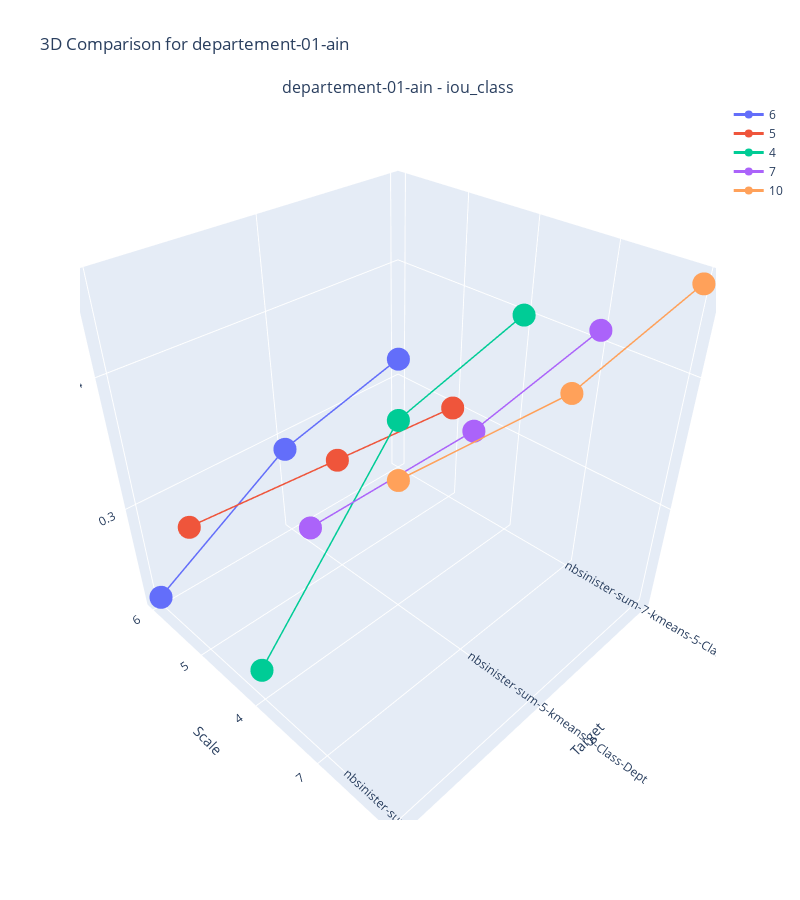
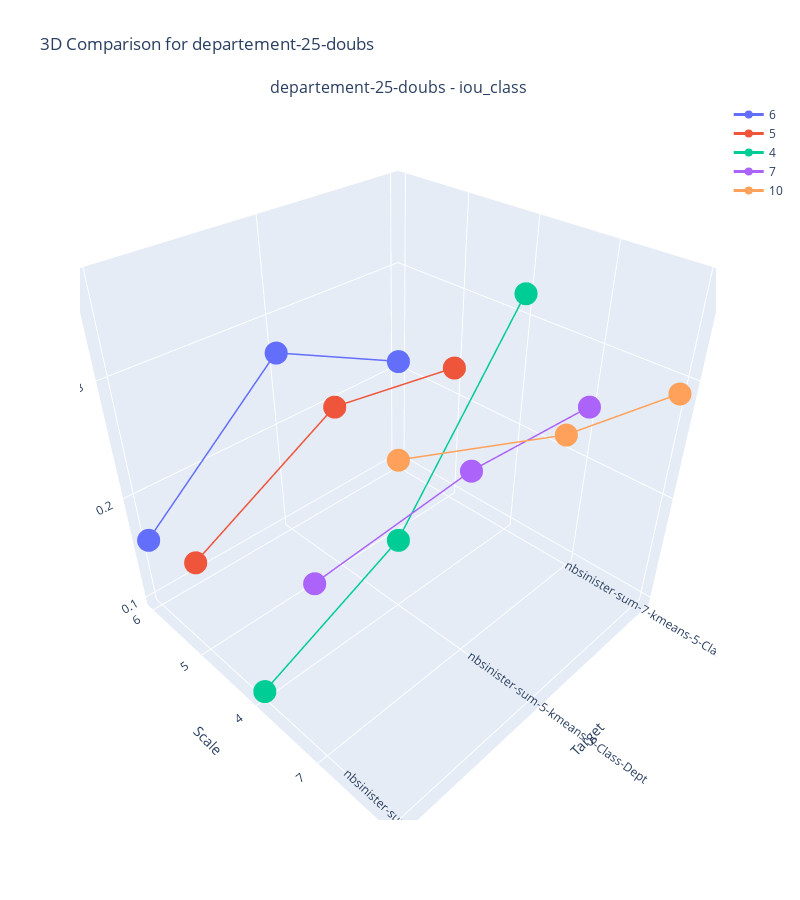
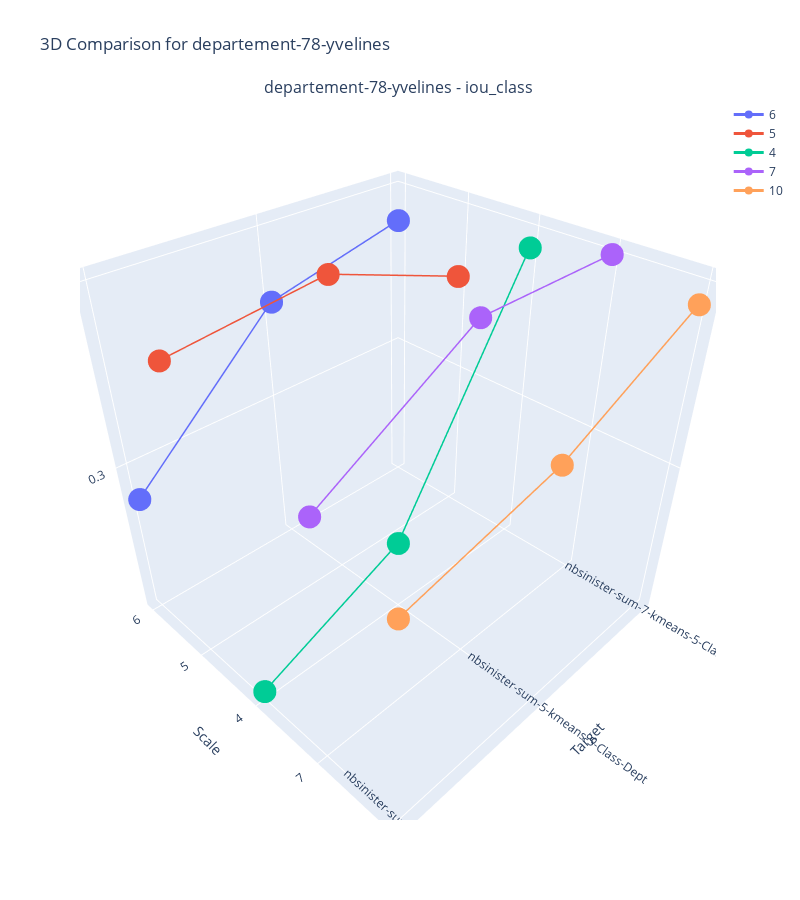

Here is the notebook cell these charts were saved with, in order:
### Code cell
compare_models_2d(df, df.Department.unique(), dept_markers, ['iou_class'],  'Target', 'Scale', 'Scale')

### Figure 1 — Plotly figure (JSON) as saved in the notebook; plotly's stock layout.template omitted (floating-point values rounded to 4 significant figures)
{"data": [{"line": {"color": "#636EFA", "width": 3}, "marker": {"color": "#636EFA", "size": 8}, "mode": "lines+markers", "name": "6", "scene": "scene", "type": "scatter3d", "x": [0, 1, 2], "y": [0, 0, 0], "z": [0.32, 0.29, 0.22]}, {"line": {"color": "#EF553B", "width": 3}, "marker": {"color": "#EF553B", "size": 8}, "mode": "lines+markers", "name": "5", "scene": "scene", "type": "scatter3d", "x": [0, 1, 2], "y": [1, 1, 1], "z": [0.3, 0.31, 0.32]}, {"line": {"color": "#00CC96", "width": 3}, "marker": {"color": "#00CC96", "size": 8}, "mode": "lines+markers", "name": "4", "scene": "scene", "type": "scatter3d", "x": [0, 1, 2], "y": [2, 2, 2], "z": [0.4, 0.37, 0.24]}, {"line": {"color": "#AB63FA", "width": 3}, "marker": {"color": "#AB63FA", "size": 8}, "mode": "lines+markers", "name": "7", "scene": "scene", "type": "scatter3d", "x": [0, 1, 2], "y": [3, 3, 3], "z": [0.41, 0.39, 0.39]}, {"line": {"color": "#FFA15A", "width": 3}, "marker": {"color": "#FFA15A", "size": 8}, "mode": "lines+markers", "name": "10", "scene": "scene", "type": "scatter3d", "x": [0, 1, 2], "y": [4, 4, 4], "z": [0.46, 0.44, 0.45]}], "layout": {"annotations": [{"font": {"size": 16}, "showarrow": false, "text": "departement-01-ain - iou_class", "x": 0.5, "xanchor": "center", "xref": "paper", "y": 1, "yanchor": "bottom", "yref": "paper"}], "height": 900, "scene": {"domain": {"x": [0, 1], "y": [0, 1]}, "xaxis": {"ticktext": ["nbsinister-sum-7-kmeans-5-Class-Dept", "nbsinister-sum-5-kmeans-5-Class-Dept", "nbsinister-sum-3-kmeans-5-Class-Dept"], "tickvals": [0, 1, 2], "title": {"text": "Target"}}, "yaxis": {"ticktext": ["6", "5", "4", "7", 10], "tickvals": [0, 1, 2, 3, 4], "title": {"text": "Scale"}}, "zaxis": {"title": {"text": "iou_class"}}}, "showlegend": true, "title": {"text": "3D Comparison for departement-01-ain"}, "width": 800}}

### Figure 2 — Plotly figure (JSON) as saved in the notebook; plotly's stock layout.template omitted (floating-point values rounded to 4 significant figures)
{"data": [{"line": {"color": "#636EFA", "width": 3}, "marker": {"color": "#636EFA", "size": 8}, "mode": "lines+markers", "name": "6", "scene": "scene", "type": "scatter3d", "x": [0, 1, 2], "y": [0, 0, 0], "z": [0.21, 0.27, 0.16]}, {"line": {"color": "#EF553B", "width": 3}, "marker": {"color": "#EF553B", "size": 8}, "mode": "lines+markers", "name": "5", "scene": "scene", "type": "scatter3d", "x": [0, 1, 2], "y": [1, 1, 1], "z": [0.23, 0.25, 0.18]}, {"line": {"color": "#00CC96", "width": 3}, "marker": {"color": "#00CC96", "size": 8}, "mode": "lines+markers", "name": "4", "scene": "scene", "type": "scatter3d", "x": [0, 1, 2], "y": [2, 2, 2], "z": [0.32, 0.16, 0.1]}, {"line": {"color": "#AB63FA", "width": 3}, "marker": {"color": "#AB63FA", "size": 8}, "mode": "lines+markers", "name": "7", "scene": "scene", "type": "scatter3d", "x": [0, 1, 2], "y": [3, 3, 3], "z": [0.25, 0.26, 0.25]}, {"line": {"color": "#FFA15A", "width": 3}, "marker": {"color": "#FFA15A", "size": 8}, "mode": "lines+markers", "name": "10", "scene": "scene", "type": "scatter3d", "x": [0, 1, 2], "y": [4, 4, 4], "z": [0.29, 0.32, 0.37]}], "layout": {"annotations": [{"font": {"size": 16}, "showarrow": false, "text": "departement-25-doubs - iou_class", "x": 0.5, "xanchor": "center", "xref": "paper", "y": 1, "yanchor": "bottom", "yref": "paper"}], "height": 900, "scene": {"domain": {"x": [0, 1], "y": [0, 1]}, "xaxis": {"ticktext": ["nbsinister-sum-7-kmeans-5-Class-Dept", "nbsinister-sum-5-kmeans-5-Class-Dept", "nbsinister-sum-3-kmeans-5-Class-Dept"], "tickvals": [0, 1, 2], "title": {"text": "Target"}}, "yaxis": {"ticktext": ["6", "5", "4", "7", 10], "tickvals": [0, 1, 2, 3, 4], "title": {"text": "Scale"}}, "zaxis": {"title": {"text": "iou_class"}}}, "showlegend": true, "title": {"text": "3D Comparison for departement-25-doubs"}, "width": 800}}

### Figure 3 — Plotly figure (JSON) as saved in the notebook; plotly's stock layout.template omitted (floating-point values rounded to 4 significant figures)
{"data": [{"line": {"color": "#636EFA", "width": 3}, "marker": {"color": "#636EFA", "size": 8}, "mode": "lines+markers", "name": "6", "scene": "scene", "type": "scatter3d", "x": [0, 1, 2], "y": [0, 0, 0], "z": [0.38, 0.36, 0.28]}, {"line": {"color": "#EF553B", "width": 3}, "marker": {"color": "#EF553B", "size": 8}, "mode": "lines+markers", "name": "5", "scene": "scene", "type": "scatter3d", "x": [0, 1, 2], "y": [1, 1, 1], "z": [0.36, 0.39, 0.38]}, {"line": {"color": "#00CC96", "width": 3}, "marker": {"color": "#00CC96", "size": 8}, "mode": "lines+markers", "name": "4", "scene": "scene", "type": "scatter3d", "x": [0, 1, 2], "y": [2, 2, 2], "z": [0.39, 0.25, 0.21]}, {"line": {"color": "#AB63FA", "width": 3}, "marker": {"color": "#AB63FA", "size": 8}, "mode": "lines+markers", "name": "7", "scene": "scene", "type": "scatter3d", "x": [0, 1, 2], "y": [3, 3, 3], "z": [0.4, 0.4, 0.35]}, {"line": {"color": "#FFA15A", "width": 3}, "marker": {"color": "#FFA15A", "size": 8}, "mode": "lines+markers", "name": "10", "scene": "scene", "type": "scatter3d", "x": [0, 1, 2], "y": [4, 4, 4], "z": [0.39, 0.35, 0.33]}], "layout": {"annotations": [{"font": {"size": 16}, "showarrow": false, "text": "departement-78-yvelines - iou_class", "x": 0.5, "xanchor": "center", "xref": "paper", "y": 1, "yanchor": "bottom", "yref": "paper"}], "height": 900, "scene": {"domain": {"x": [0, 1], "y": [0, 1]}, "xaxis": {"ticktext": ["nbsinister-sum-7-kmeans-5-Class-Dept", "nbsinister-sum-5-kmeans-5-Class-Dept", "nbsinister-sum-3-kmeans-5-Class-Dept"], "tickvals": [0, 1, 2], "title": {"text": "Target"}}, "yaxis": {"ticktext": ["6", "5", "4", "7", 10], "tickvals": [0, 1, 2, 3, 4], "title": {"text": "Scale"}}, "zaxis": {"title": {"text": "iou_class"}}}, "showlegend": true, "title": {"text": "3D Comparison for departement-78-yvelines"}, "width": 800}}
